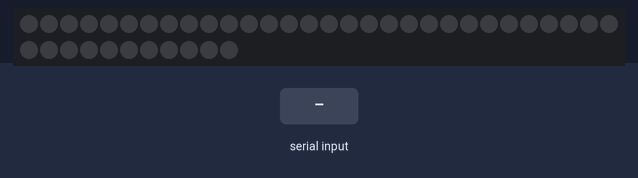
Bench run of a sketch on a simulated Arduino Uno, built with avr-gcc and run on an emulated ATmega328P. On the bench: 41 RGB LEDs in strip order, left to right, continuing on the next row. Inputs (shaded band) come from the test bench. Dim RGB values are drawn brighter than linear.

Above: at 1.2 s.
1.3 s: "90,45\n" received over Serial
At 2.3 s:
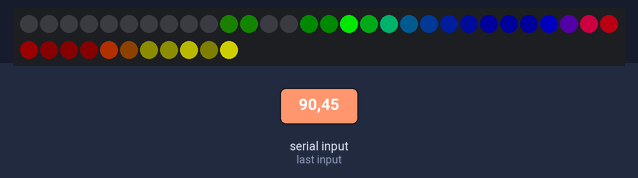
3.0 s: "30,150\n" received over Serial
At 3.6 s:
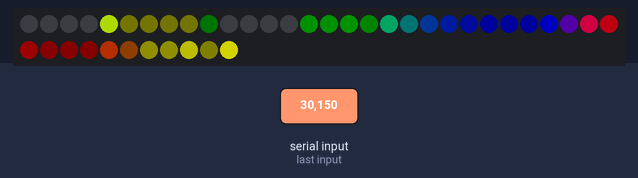
4.7 s: "5\n" received over Serial
At 5.9 s:
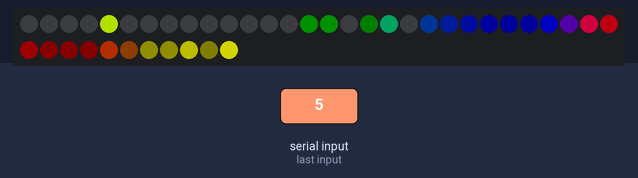
Timing chart, 0 to 7.7 s (numbered marks = the images above; inputs shaded):
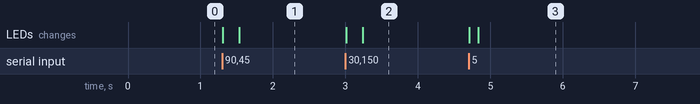

The sketch:

guitarduino.ino
```cpp
// (licence header left out)
/*
==========================================
=  LIBRARIES
*/

// LED Strip
#include "FastLED.h"        // https://github.com/FastLED/FastLED
#define NUM_LEDS 41
#define NUM_CHANNELS 3
#define DATA_PIN 12
#define MAX_BRIGHTNESS 200


/*
==========================================
=  INITIALIZERS
*/

// LED Strip
CRGB leds[NUM_LEDS];
uint8_t decalog_scale[10] = {0, 4, 9, 15, 22, 30, 39, 52, 69, 100};

// Serial Interface
char character;
char newline = '\n';
int row, col, i, j;

// Buffers
uint8_t input_buffer[67];
uint8_t input_pos = 0;
CRGB output_buffer[41];
CRGB previous_buffer[41];

/*
==========================================
=  PROTOTYPES
*/

void setup();
void loop();
CRGB pixel_for_range(uint8_t range_start, uint8_t range_end, uint8_t max_red, uint8_t max_green, uint8_t max_blue, double gain);
void push_frame(uint16_t wait, uint16_t steps);


/*
==========================================
= setup()
=
= Initializes variables and drivers, called once by Arduino during startup.
*/
void setup() {

  // Start the LED strip
  FastLED.addLeds<WS2811, DATA_PIN, RGB>(leds, NUM_LEDS);

  // Start the serial port
  Serial.begin(115200);

  // Initialize the LEDs
  for (uint8_t i = 0; i < NUM_LEDS; i++) {
    for (uint8_t c = 0; c < NUM_CHANNELS; c++) {
      leds[i] = CRGB(0,0,0);
    }
  }
  FastLED.show();
}


/*
==========================================
= loop()
=
= The main heartbeat, called by Arduino when previous run of loop() completes.
*/
void loop() {
  if (Serial.available()) {
    character = Serial.read();
    if (character == newline) {
      input_pos = 0;
      //                                   --INPUT--    ---COLOR---   GAMMA
      // Calculate the pixel value         START END    R    G    B
      output_buffer[0]  =  pixel_for_range(1,    1,     20,  10,  0,      1);
      output_buffer[1]  =  pixel_for_range(1,    1,     20,  10,  0,      1);
      output_buffer[2]  =  pixel_for_range(1,    1,     30,  20,  0,      1); // Brown
      output_buffer[3]  =  pixel_for_range(1,    2,     40,  30,  0,      1);
      output_buffer[4]  =  pixel_for_range(1,    3,     50,  40,  0,      1);
      output_buffer[5]  =  pixel_for_range(2,    3,     50,  50,  0,      1);
      output_buffer[6]  =  pixel_for_range(2,    3,     50,  50,  0,      1); // Yellow
      output_buffer[7]  =  pixel_for_range(2,    3,     50,  50,  0,      1);
      output_buffer[8]  =  pixel_for_range(2,    3,     60,  50,  0,      1);
      output_buffer[9]  =  pixel_for_range(2,    3,     70,  45,  0,      1);
      output_buffer[10] =  pixel_for_range(2,    4,     85,  35,  0,      1);
      output_buffer[11] =  pixel_for_range(2,    4,     100, 25,  0,      1); // Orange
      output_buffer[12] =  pixel_for_range(2,    5,     100, 20,  0,      1);
      output_buffer[13] =  pixel_for_range(2,    5,     100, 10,  0,      1);
      output_buffer[14] =  pixel_for_range(3,    5,     100, 0,   0,      1);
      output_buffer[15] =  pixel_for_range(3,    5,     100, 0,   0,      1); // Red
      output_buffer[16] =  pixel_for_range(3,    6,     90,  0,   0,      1);
      output_buffer[17] =  pixel_for_range(4,    7,     70,  0,   10,     1);
      output_buffer[18] =  pixel_for_range(4,    8,     50,  0,   30,     1);
      output_buffer[19] =  pixel_for_range(4,    9,     40,  0,   60,     1); // Purple
      output_buffer[20] =  pixel_for_range(6,    10,    30,  0,   80,     1);
      output_buffer[21] =  pixel_for_range(7,    11,    20,  0,   100,    1);
      output_buffer[22] =  pixel_for_range(8,    12,    10,  0,   100,    1);
      output_buffer[23] =  pixel_for_range(9,    13,    0,   0,   100,    1);
      output_buffer[24] =  pixel_for_range(10,   14,    0,   0,   100,    1); // Blue
      output_buffer[25] =  pixel_for_range(12,   16,    0,   0,   100,    1);
      output_buffer[26] =  pixel_for_range(13,   19,    0,   0,   100,    1);
      output_buffer[27] =  pixel_for_range(14,   20,    0,   25,  50,     1);
      output_buffer[28] =  pixel_for_range(18,   25,    0,   80,  25,     1); // Aquamarine
      output_buffer[29] =  pixel_for_range(21,   27,    0,   90,  10,     1);
      output_buffer[30] =  pixel_for_range(26,   30,    0,   100, 0,      1);
      output_buffer[31] =  pixel_for_range(29,   34,    0,   100, 0,      1); // Green
      output_buffer[32] =  pixel_for_range(31,   36,    0,   100, 0,      1);
      output_buffer[33] =  pixel_for_range(35,   40,    10,  86,  0,      1);
      output_buffer[34] =  pixel_for_range(39,   45,    20,  72,  0,      1);
      output_buffer[35] =  pixel_for_range(48,   52,    25,  50,  0,      1); // Pea soup
      output_buffer[36] =  pixel_for_range(54,   58,    50,  50,  0,      1);
      output_buffer[37] =  pixel_for_range(59,   63,    50,  50,  0,      1);
      output_buffer[38] =  pixel_for_range(60,   63,    50,  50,  0,      1); // Yellow
      output_buffer[39] =  pixel_for_range(61,   63,    50,  50,  0,      1);
      output_buffer[40] =  pixel_for_range(62,   63,    50,  50,  0,      1);

      // Show this section of pixels
      push_frame(20,10);

    } else {
      input_buffer[input_pos] = (int)character;
      input_pos++;
    }
  }
}


/*
==========================================
= pixel_for_range(uint8_t range_start, uint8_t range_end, uint8_t red, uint8_t green, uint8_t blue, double gain)
=
= Determines the correct value for a pixel based on:
=   * range_start: which input buffer index to start aggregating at
=   * range_end: which input buffer index to end at
=   * max_red, max_green, and max_blue: (0..MAX_BRIGHTNESS) values for this pixel at max strength
=   * gain, to compensate for buffer index positions that never reach full strength
*/
CRGB pixel_for_range(uint8_t range_start, uint8_t range_end, uint8_t max_red, uint8_t max_green, uint8_t max_blue, double gain) {

  // Aggregate it
  uint8_t range_scalar = (range_end - range_start) + 1;
  uint8_t range_value = 0;
  for(i = range_start; i <= range_end; i++){
    range_value += input_buffer[i] - '0';
  }

  // Scale it
  range_value = range_value / range_scalar;
  uint8_t red = ((max_red * 2 * decalog_scale[range_value]) / 100) * gain;
  uint8_t green = ((max_green * 2 * decalog_scale[range_value]) / 100) * gain;
  uint8_t blue = ((max_blue * 2 * decalog_scale[range_value]) / 100) * gain;

  // Clip it
  if (red > MAX_BRIGHTNESS) {
    red = MAX_BRIGHTNESS;
  }
  if (green > MAX_BRIGHTNESS) {
    green = MAX_BRIGHTNESS;
  }
  if (blue > MAX_BRIGHTNESS) {
    blue = MAX_BRIGHTNESS;
  }

  // And return it
  return CRGB(green,red,blue);
}


/*
==========================================
= push_frame(uint16_t wait, uint16_t steps)
=   * wait is the number of microseconds to wait between steps
=   * steps is how many divisions of colorspace to cycle through
=
= Pushes the frame buffer to the LED strip
*/
void push_frame(uint16_t wait, uint16_t steps) {

  uint8_t step_values[3];
  steps *= 10;

  for (uint8_t step = 1; step <= steps; step +=10) {
    for (uint8_t i = 0; i < NUM_LEDS; i++) {
      for (uint8_t c = 0; c < NUM_CHANNELS; c++) {

        // Linear cross-fade
        step_values[c] = ((step * output_buffer[i][c])/steps) + (((steps - step ) * previous_buffer[i][c])/steps);

        // Clip values greater than MAX_BRIGHTNESS
        if (step_values[c] > MAX_BRIGHTNESS) {
          step_values[c] = MAX_BRIGHTNESS;
        }

      }

      leds[i] = CRGB(step_values[0],step_values[1],step_values[2]);
    }
    FastLED.show();
    delay(wait);
  }

  for (uint8_t i = 0; i < NUM_LEDS; i++) {
    previous_buffer[i] = output_buffer[i];
  }
}
```

Measured:
- after the input at 1.3 s, the LEDs: first change at once (image 1 shows a later state)
- after the input at 3.0 s, the LEDs: first change at once (image 2 shows a later state)
- after the input at 4.7 s, the LEDs: first change at once (image 3 shows a later state)
